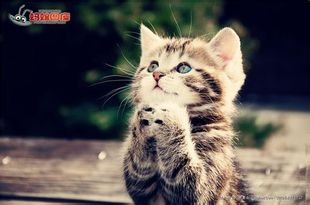
#> input picture test/1.jpg, 310 x 205 px
$ python feature.py   (Python 2 division)
#> lines starting #> are read from the running program, lines starting #| are printed output that depends on the picture
#!/usr/bin/env python
# coding: utf-8

__author__ = 'liangliang'

import ctypes as ct
import numpy as np


# Dynamic allocation through callbacks of ctypes
# Allocate NumPy arrays if and when we need a buffer for C code to operate on
# By allocating your buffers as NumPy arrays, the Python garbage collector can take care of this
# Here use callable object instead of function
class Allocator:
    CFUNCTYPE = ct.CFUNCTYPE(ct.c_long, ct.c_int, ct.POINTER(ct.c_int))

    def __init__(self):
        self.allocated_arrays = []

    # [4 lines left out: function __call__, not called in this run]

    def getcFunc(self):
        return self.CFUNCTYPE(self)

    cFunc = property(getcFunc)


class DenseSIFTFeatureDescriptors:
    def __init__(self, binSize, step, sqrt=False):
        """
        :param binSize: width of the SIFT spatial bins
        :param step: spatial stride
        :param sqrt: whether use RootSIFT
        """
        self.binSize = binSize
        self.step = step
        self.sqrt = sqrt

    def compute(self, img):
        """
        :param img: gray image, a height*width array of float32
        :return (features, frames): features is a numpy array of shape [n_samples, 128], frames is a numpy array of shape  [n_samples, 2]
        """
        dsiftlib = ct.CDLL('./lib/libdsift.so')  # Loading dynamic link library

        # Specifying the required return type and argument types
        alloc = Allocator()
        dsiftlib.denseSIFT.restype = None
        dsiftlib.denseSIFT.argtypes = [ct.POINTER(ct.c_float), ct.c_int, ct.c_int, ct.c_int, ct.c_int, Allocator.CFUNCTYPE]

        dsiftlib.denseSIFT(img.ctypes.data_as(ct.POINTER(ct.c_float)), img.shape[1], img.shape[0], self.step, self.binSize, alloc.cFunc)

        if self.sqrt:
            alloc.allocated_arrays[0] = np.sqrt(alloc.allocated_arrays[0] / alloc.allocated_arrays[0].max())

        return alloc.allocated_arrays

class RGSIFTFeatureDescriptors:
    def __init__(self, binSize, step, sqrt=False):
        """
        :param binSize: width of the SIFT spatial bins
        :param step: spatial stride
        :param sqrt: whether use RootSIFT
        """
        self.binSize = binSize
        self.step = step
        self.sqrt = sqrt

    def compute(self, img):
        """
        :param img: RGB image, a height*width*3 array of float32
        :return (features, frames): features is a numpy array of shape [n_samples, 256], frames is a numpy array of shape  [n_samples, 2]
        """
        featureDescriptors = DenseSIFTFeatureDescriptors(self.binSize, self.step, self.sqrt)

        s = np.sum(img, axis=2)
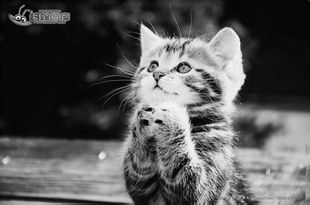
#> s: shape (205, 310) float32; min 3, max 760, mean 259.9; drawn with min black and max white
        img /= s[:, :, np.newaxis] + 1e-8
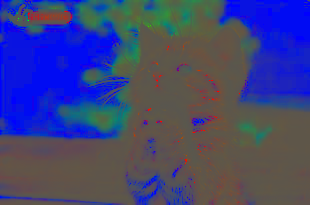
#> img: shape (205, 310, 3) float32; mean of channels 0, 1, 2 0.252, 0.269, 0.479; drawn as R, G, B

        r_feature, frame = featureDescriptors.compute(img[:, :, 0])
        g_feature, frame = featureDescriptors.compute(img[:, :, 1])

        feature = np.hstack((r_feature, g_feature))

        return (feature, frame)

class OpponentSIFTFeatureDescriptors:
    # [28 lines left out: functions __init__, compute, not called in this run]

class WSIFTFeatureDescriptors:
    # [29 lines left out: functions __init__, compute, not called in this run]

if __name__ == '__main__':
    from PIL import Image

    img = np.array(Image.open('./test/1.jpg'), dtype=np.float32)
    featureDescriptors = RGSIFTFeatureDescriptors(16, 8)
#> (the run stopped early here; a loop or call above may not have finished)
